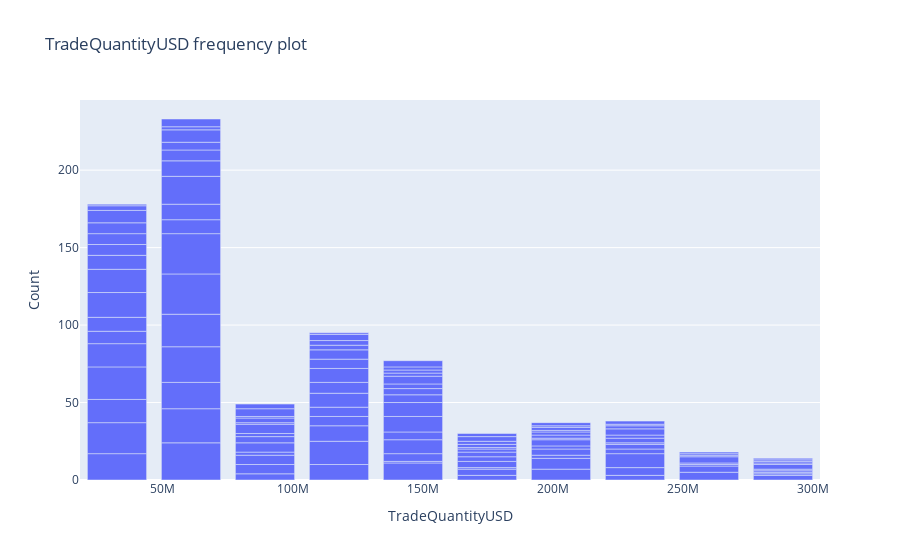

The notebook cell saved with this chart:
### Code cell
fig =px.bar(df, x= "TradeQuantityUSD", y= "Count", title = "TradeQuantityUSD frequency plot")
fig

### Figure 1 — Plotly figure (JSON) as saved in the notebook; plotly's stock layout.template omitted (floating-point values rounded to 4 significant figures; data arrays with more than 128 entries replaced by an {"elided": "..."} marker saying what was removed)
{"data": [{"alignmentgroup": "True", "hovertemplate": "TradeQuantityUSD=%{x}<br>Count=%{y}<extra></extra>", "legendgroup": "", "marker": {"color": "#636efa", "pattern": {"shape": ""}}, "name": "", "offsetgroup": "", "orientation": "v", "showlegend": false, "textposition": "auto", "type": "bar", "x": {"elided": "129 float values"}, "xaxis": "x", "y": {"elided": "129 int values"}, "yaxis": "y"}], "layout": {"autosize": true, "barmode": "relative", "legend": {"tracegroupgap": 0}, "title": {"text": "TradeQuantityUSD frequency plot"}, "xaxis": {"anchor": "y", "autorange": true, "domain": [0, 1], "range": [18180000.0, 302700000.0], "title": {"text": "TradeQuantityUSD"}, "type": "linear"}, "yaxis": {"anchor": "x", "autorange": true, "domain": [0, 1], "range": [0, 245.3], "title": {"text": "Count"}, "type": "linear"}}}
